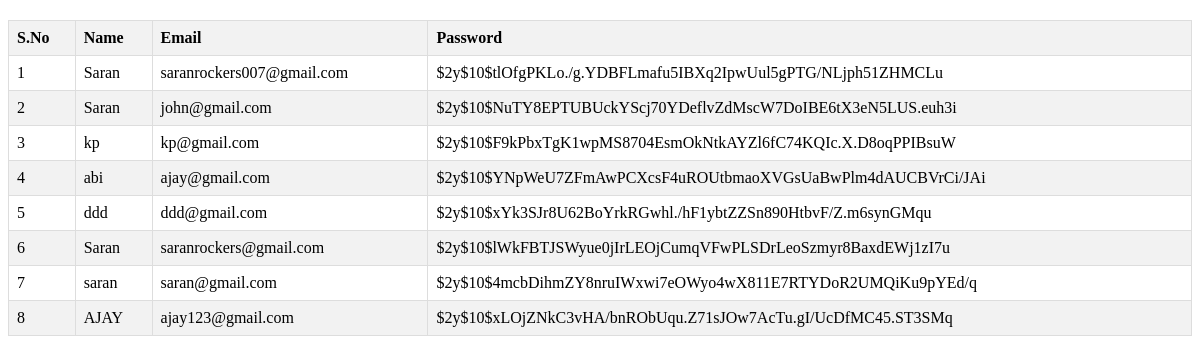
The app's page /useradmin.php with its own data.
### tables this page shows
CREATE TABLE IF NOT EXISTS `user` (
  `id` int NOT NULL AUTO_INCREMENT,
  `full_name` varchar(300) NOT NULL,
  `email` varchar(300) NOT NULL,
  `password` varchar(300) NOT NULL,
  `login_time` timestamp NULL DEFAULT CURRENT_TIMESTAMP,
  PRIMARY KEY (`id`)
);

### useradmin.php (the view, shortened to what this page needs)
<?php
include_once "db_conn.php";
$sql = "SELECT * FROM user";
$result = mysqli_query($conn, $sql);
$data = array();
if (mysqli_num_rows($result) > 0) {
    while ($row = mysqli_fetch_assoc($result)) {
        $decryptedPassword = decryptPassword($row['password']);
        $row['password'] = $decryptedPassword;
        $data[] = $row;
    }
}
function decryptPassword($encryptedPassword) {
    return $encryptedPassword;
}
?>
<!DOCTYPE html>
<html lang="en">
<head>
</head>
<body>
    <table>
        <thead>
            <tr>
                <th>S.No</th>
                <th>Name</th>
                <th>Email</th>
                <th>Password</th>
            </tr>
        </thead>
        <tbody>
            <?php
            $serial = 1;
            foreach ($data as $row) {
                echo "<tr>";
                echo "<td>" . $serial . "</td>";
                echo "<td>" . $row['full_name'] . "</td>";
                echo "<td>" . $row['email'] . "</td>";
                echo "<td>" . $row['password'] . "</td>";
                echo "</tr>";
                $serial++;
            }
            ?>
        </tbody>
    </table>
</body>
</html>

### useradmin.php (style rules this page uses)
table { width: 100%; border-collapse: collapse; margin-top: 20px; }
th, td { border: 1px solid #ddd; padding: 8px; text-align: left; }
th { background-color: #f2f2f2; }
tr:nth-child(even) { background-color: #f2f2f2; }

### records on screen
user: full_name "Saran", email "saranrockers007@gmail.com", password "$2y$10$tlOfgPKLo./g.YDBFLmafu5IBXq2IpwUul5gPTG/NLjph51ZHMCLu"
user: full_name "Saran", email "john@gmail.com", password "$2y$10$NuTY8EPTUBUckYScj70YDeflvZdMscW7DoIBE6tX3eN5LUS.euh3i"
user: full_name "kp", email "kp@gmail.com", password "$2y$10$F9kPbxTgK1wpMS8704EsmOkNtkAYZl6fC74KQIc.X.D8oqPPIBsuW"
user: full_name "abi", email "ajay@gmail.com", password "$2y$10$YNpWeU7ZFmAwPCXcsF4uROUtbmaoXVGsUaBwPlm4dAUCBVrCi/JAi"
user: full_name "ddd", email "ddd@gmail.com", password "$2y$10$xYk3SJr8U62BoYrkRGwhl./hF1ybtZZSn890HtbvF/Z.m6synGMqu"
user: full_name "Saran", email "saranrockers@gmail.com", password "$2y$10$lWkFBTJSWyue0jIrLEOjCumqVFwPLSDrLeoSzmyr8BaxdEWj1zI7u"
user: full_name "saran", email "saran@gmail.com", password "$2y$10$4mcbDihmZY8nruIWxwi7eOWyo4wX811E7RTYDoR2UMQiKu9pYEd/q"
user: full_name "AJAY", email "ajay123@gmail.com", password "$2y$10$xLOjZNkC3vHA/bnRObUqu.Z71sJOw7AcTu.gI/UcDfMC45.ST3SMq"
